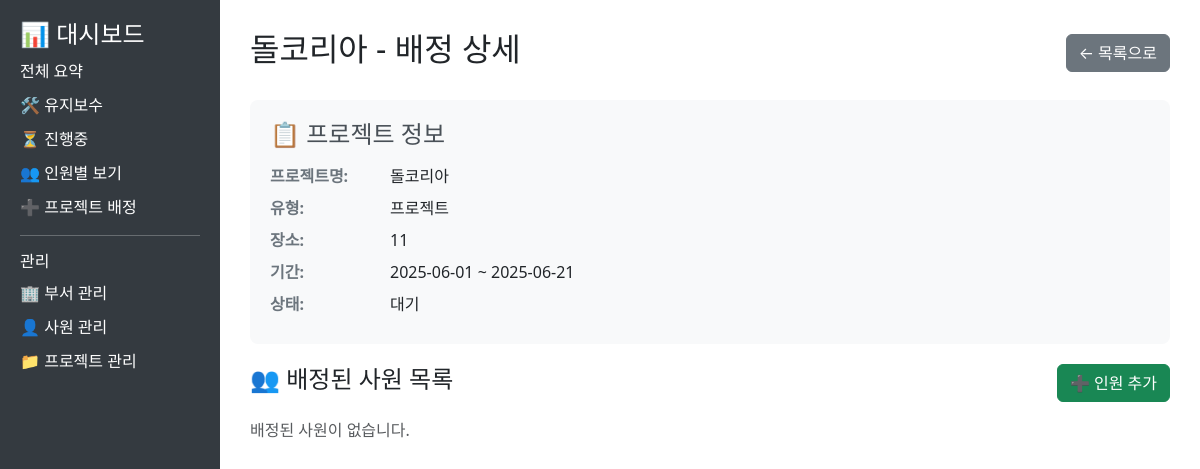
The page /assignment/10/detail on the database its author committed.
### tables this page shows
CREATE TABLE projects (
        project_id INTEGER PRIMARY KEY AUTOINCREMENT,
        name TEXT NOT NULL,
        type_id INTEGER,
        location TEXT,
        start_date TEXT,
        end_date TEXT,
        status TEXT DEFAULT '대기',
        FOREIGN KEY (type_id) REFERENCES project_type(type_id)
    );

CREATE TABLE project_type (
        type_id INTEGER PRIMARY KEY AUTOINCREMENT,
        type_name TEXT NOT NULL
    );

### dashboard/app.py (the view)
@app.route('/assignment/<int:project_id>/detail')
def assignment_detail(project_id):
    try:
        assignments = get_project_assignment_detail(project_id)
        project_info = get_project_info(project_id)
        if project_info.empty:
            flash('프로젝트를 찾을 수 없습니다.', 'error')
            return redirect(url_for('assignment'))
        return render_template('assignment_detail.html',
                             assignments=assignments,
                             project_info=project_info)
    except Exception as e:
        flash(f'데이터 조회 중 오류가 발생했습니다: {str(e)}', 'error')
        return redirect(url_for('assignment'))

### dashboard/query.py (called while the page is built)
def get_connection():
    conn = sqlite3.connect(DB_PATH)
    conn.row_factory = sqlite3.Row  # 컬럼명을 딕셔너리 형태로 접근 가능하게 설정
    return conn

def get_project_assignment_detail(project_id):
    conn = get_connection()
    df = pd.read_sql_query("""
        SELECT
            a.assignment_id,
            e.employee_id,
            e.name AS employee_name,
            e.position,
            d.name AS department,
            e.skills
        FROM assignment a
        JOIN employees e ON a.employee_id = e.employee_id
        LEFT JOIN departments d ON e.department_id = d.department_id
        WHERE a.project_id = ?
        ORDER BY e.name
    """, conn, params=(project_id,))
    conn.close()
    return df

def get_project_info(project_id):
    conn = get_connection()
    df = pd.read_sql_query("""
        SELECT
            p.project_id,
            p.name AS project_name,
            pt.type_name AS project_type,
            p.location,
            p.start_date,
            p.end_date,
            p.status
        FROM projects p
        LEFT JOIN project_type pt ON p.type_id = pt.type_id
        WHERE p.project_id = ?
    """, conn, params=(project_id,))
    conn.close()
    return df

### dashboard/templates/assignment_detail.html (shortened to what this page needs)
<!DOCTYPE html>
<html lang="ko">
<head>
    <link rel="stylesheet" href="https://cdn.jsdelivr.net/npm/bootstrap@5.3.0/dist/css/bootstrap.min.css">
</head>
<body>
    <div class="sidebar">
        <h4>📊 대시보드</h4>
        <a href="/">전체 요약</a>
        <a href="/maintenance">🛠 유지보수</a>
        <a href="/ongoing">⏳ 진행중</a>
        <a href="/assignment">👥 인원별 보기</a>
        <a href="/assignment/add">➕ 프로젝트 배정</a>
        <hr>
        <h6>관리</h6>
        <a href="/departments">🏢 부서 관리</a>
        <a href="/employees">👤 사원 관리</a>
        <a href="/projects">📁 프로젝트 관리</a>
    </div>
    <div class="content">
        <div class="d-flex justify-content-between align-items-center mb-4">
            <h2>{{ project_info.iloc[0]['project_name'] }} - 배정 상세</h2>
            <a href="/assignment" class="btn btn-secondary">← 목록으로</a>
        </div>
        <div class="project-info">
            <h4>📋 프로젝트 정보</h4>
            <div class="info-row">
                <div class="info-label">프로젝트명:</div>
                <div class="info-value">{{ project_info.iloc[0]['project_name'] }}</div>
            </div>
            <div class="info-row">
                <div class="info-label">유형:</div>
                <div class="info-value">{{ project_info.iloc[0]['project_type'] }}</div>
            </div>
            <div class="info-row">
                <div class="info-label">장소:</div>
                <div class="info-value">{{ project_info.iloc[0]['location'] }}</div>
            </div>
            <div class="info-row">
                <div class="info-label">기간:</div>
                <div class="info-value">{{ project_info.iloc[0]['start_date'] }} ~ {{ project_info.iloc[0]['end_date']
                    }}</div>
            </div>
            <div class="info-row">
                <div class="info-label">상태:</div>
                <div class="info-value">{{ project_info.iloc[0]['status'] }}</div>
            </div>
        </div>
        <div class="table-container">
            <div class="d-flex justify-content-between align-items-center mb-3">
                <h4>👥 배정된 사원 목록</h4>
                <a href="{{ url_for('add_assignment_to_project', project_id=project_info.iloc[0]['project_id']) }}"
                    class="btn btn-success">➕ 인원 추가</a>
            </div>
            {% if assignments.empty %}
            <p class="text-muted">배정된 사원이 없습니다.</p>
            {% endif %}
        </div>
    </div>
</body>
</html>

### dashboard/templates/assignment_detail.html (style rules this page uses)
body { display: flex; }
.sidebar { width: 220px; background-color: #343a40; min-height: 100vh; padding: 20px; color: white; }
.sidebar a { color: #ffffff; text-decoration: none; display: block; margin: 10px 0; }
.content { flex-grow: 1; padding: 30px; }
.table-container { overflow-x: auto; }
.project-info { background-color: #f8f9fa; padding: 20px; border-radius: 8px; margin-bottom: 20px; }
.project-info h4 { color: #495057; margin-bottom: 15px; }
.info-row { display: flex; margin-bottom: 8px; }
.info-label { font-weight: bold; width: 120px; color: #6c757d; }
.info-value { flex: 1; }

### rows shown on the page
projects: name "돌코리아", location "11", start_date "2025-06-01", end_date "2025-06-21", status "대기"
project_type: type_name "프로젝트"
